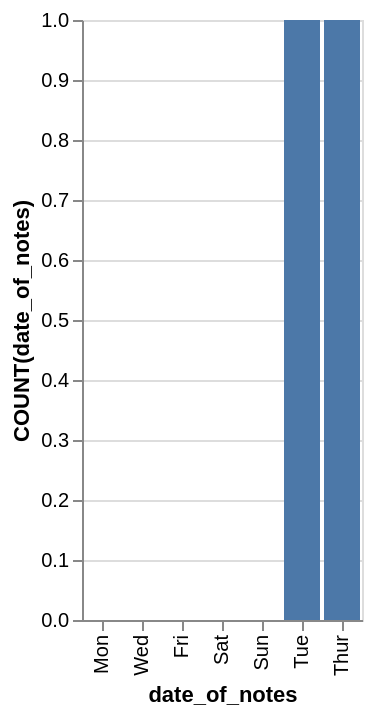

Specify this chart in Vega-Lite:
### Vega-Lite specification from a JSON file in a GitHub repository (floating-point values rounded to 4 significant figures)
{"data": {"values": [{"x_data": "Mon", "y_data": 0}, {"x_data": "Tue", "y_data": 1}, {"x_data": "Wed", "y_data": 0}, {"x_data": "Thur", "y_data": 1}, {"x_data": "Fri", "y_data": 0}, {"x_data": "Sat", "y_data": 0}, {"x_data": "Sun", "y_data": 0}]}, "mark": "bar", "encoding": {"x": {"field": "x_data", "type": "nominal", "title": "date_of_notes", "sort": {"op": "sum", "field": "y_data", "order": "ascending"}}, "y": {"field": "y_data", "type": "quantitative", "title": "COUNT(date_of_notes)"}}}
